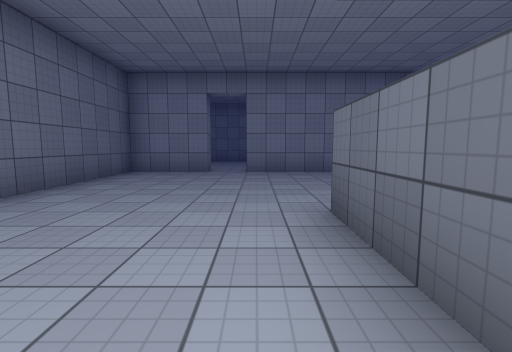
View 1 (above)

20 first-person views from a walk through a scene from a Unity 3-D project. The camera is 1.3 m above the floor, tilts 6° down and sees 85° across. Doors are open. The floor is counted in squares, 2 m on a side. Each view is taken from the middle of a square. On the plan, view 1 faces up. The plan holds only what a view shows up to about 9 squares ahead; the rest is blank. The place goes on beyond the plan. The player character is not drawn. Surface patterns are stand-ins for the level's own textures.

View 2
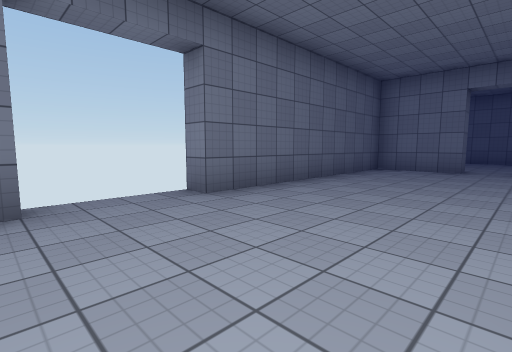

View 3
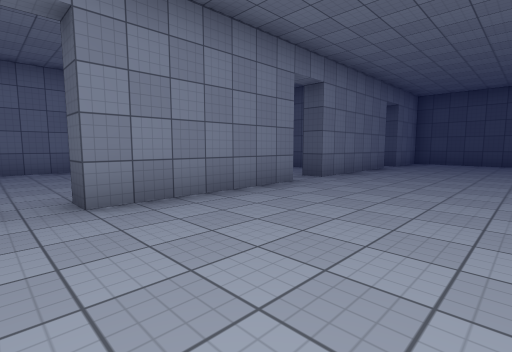

View 4
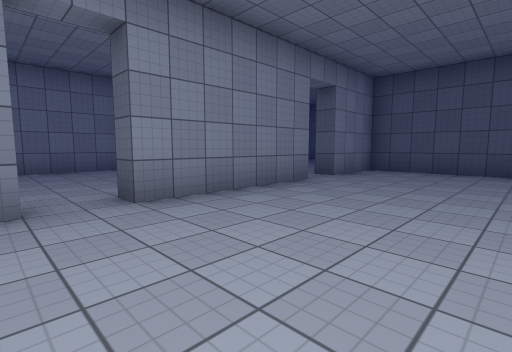

View 5
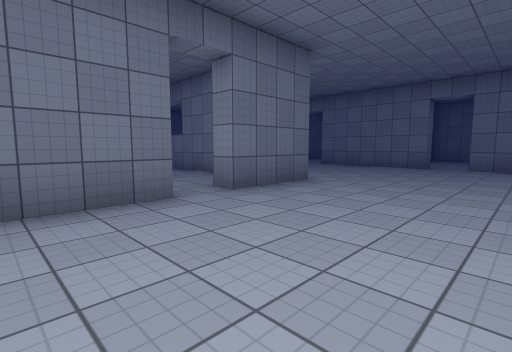

View 6
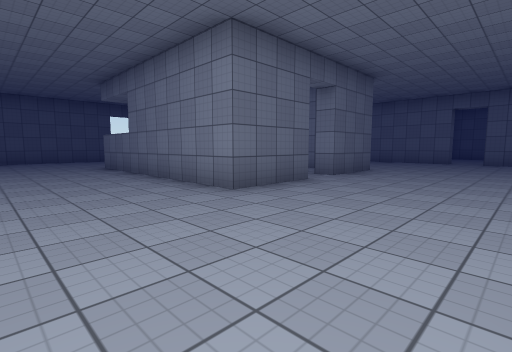

View 7
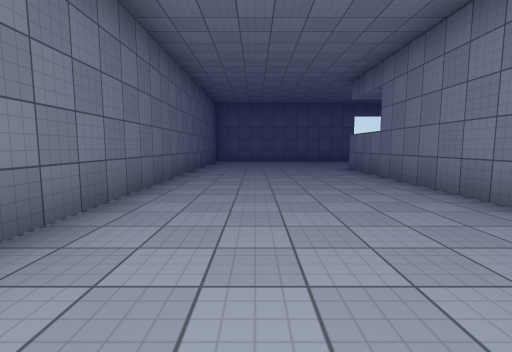

View 8
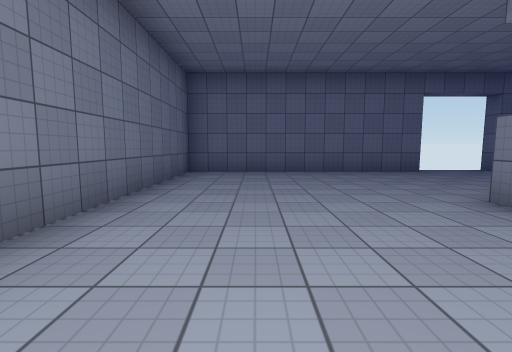

View 9
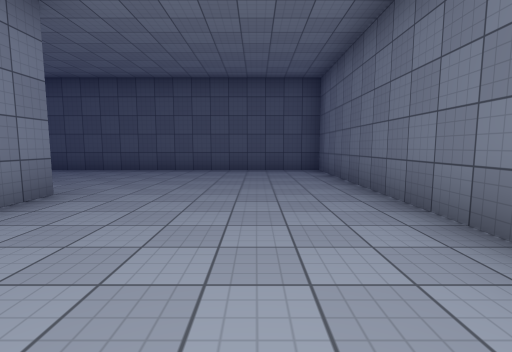

View 10
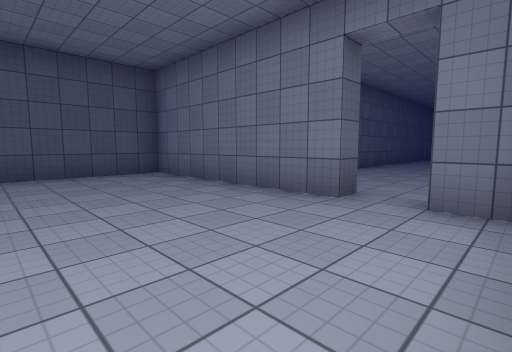

View 11
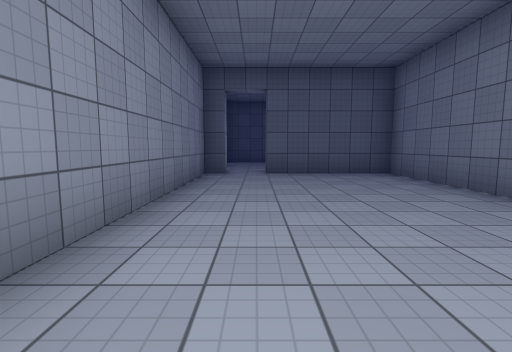

View 12
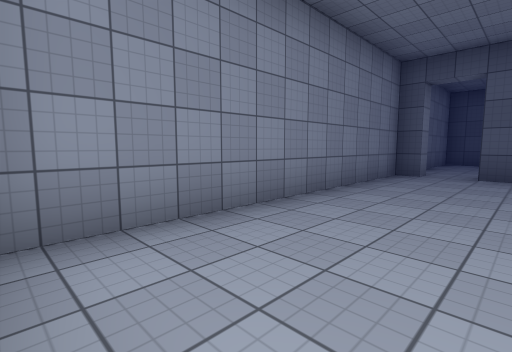

View 13
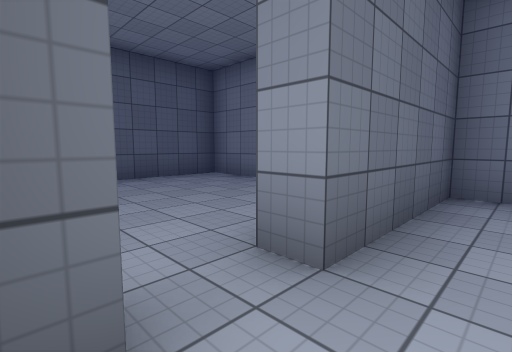

View 14
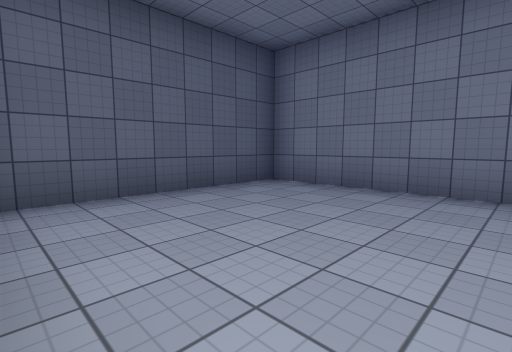

View 15
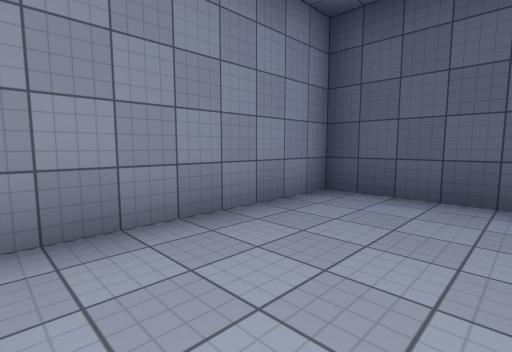

View 16
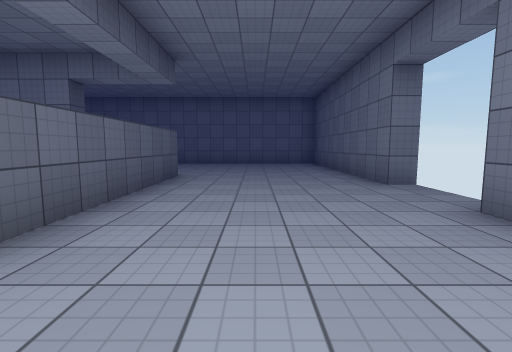

View 17
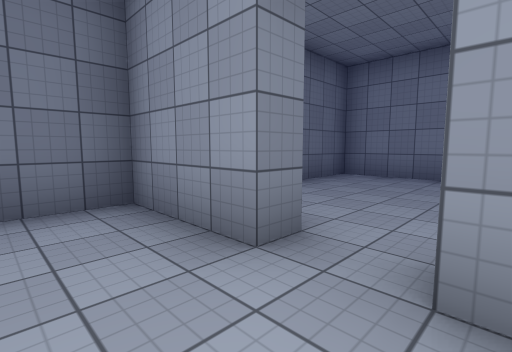

View 18
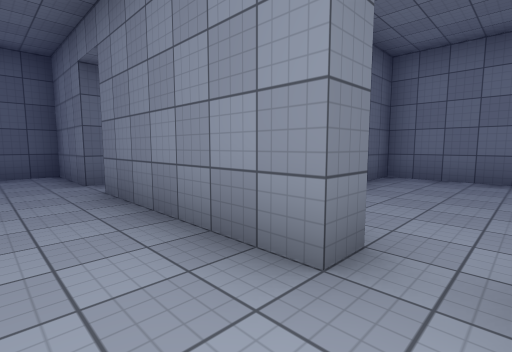

View 19
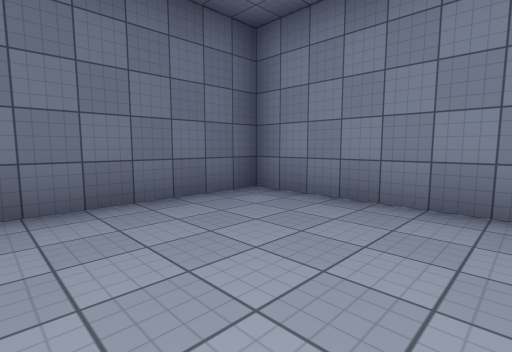

View 20
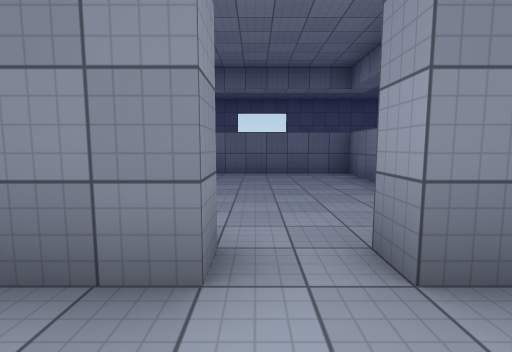

### Floor plan
Ten units are one square. View 1 is at (0, 0); x grows to the right and y downward. Boxes are objects, and circles mark ways between rooms. Rooms are numbered by the first view taken in them; rooms with no view inside come last. Other rooms are left out.
<svg viewBox="-41 -127 233 199">
<path fill="none" stroke="#000" d="M68 2 68 22 8 22 8 -27M68 -28 68 -8 62 -8M-32 7 -32 67 108 67 108 -73 87 -73 87 -77M33 -79 33 -73 -2 -73 -2 -77M78 -73 43 -73 43 -78M-12 -73 -32 -73 -32 -13M87 -77 137 -77 137 -107M70 -77 78 -77M137 -117 137 -122 70 -122M151 -77 187 -77 187 -122 150 -122M59 -122 18 -122 18 -91M63 -91 63 -96M54 -23 13 -23 13 10"/>
<circle cx="85" cy="-75" r="3" fill="#2a7"/>
<circle cx="40" cy="-75" r="3" fill="#2a7"/>
<circle cx="65" cy="-5" r="3" fill="#2a7"/>
<circle cx="140" cy="-110" r="3" fill="#2a7"/>
<text x="40" y="30">1</text>
<text x="100" y="-100">2</text>
<text x="160" y="-100">3</text>
<text x="30" y="-110">4</text>
<text x="30" y="-10">5</text>
</svg>
Room 1 opens to room 2. Room 1 opens to room 4. Room 1 opens to room 5. Room 2 opens to room 3.

Where each view was taken, in squares from view 1:
view 1: 0 up, 0 right, facing up
view 2: 1 down, 0 right, facing up-left
view 3: 4 up, 1 left, facing up-right
view 4: 4 up, 3 right, facing up-right
view 5: 2 down, 10 right, facing up-left
view 6: 5 down, 10 right, facing up-left
view 7: 5 down, 9 right, facing left
view 8: 5 down, 4 right, facing left
view 9: 5 down, 3 right, facing right
view 10: 11 up, 7 right, facing down-right
view 11: 11 up, 7 right, facing right
view 12: 10 up, 7 right, facing up-right
view 13: 12 up, 13 right, facing down-right
view 14: 12 up, 15 right, facing down-right
view 15: 10 up, 15 right, facing up-right
view 16: 4 up, 1 left, facing down
view 17: 6 up, 0 right, facing up-left
view 18: 6 up, 4 right, facing up-left
view 19: 9 up, 5 right, facing up-left
view 20: 0 up, 8 right, facing left
